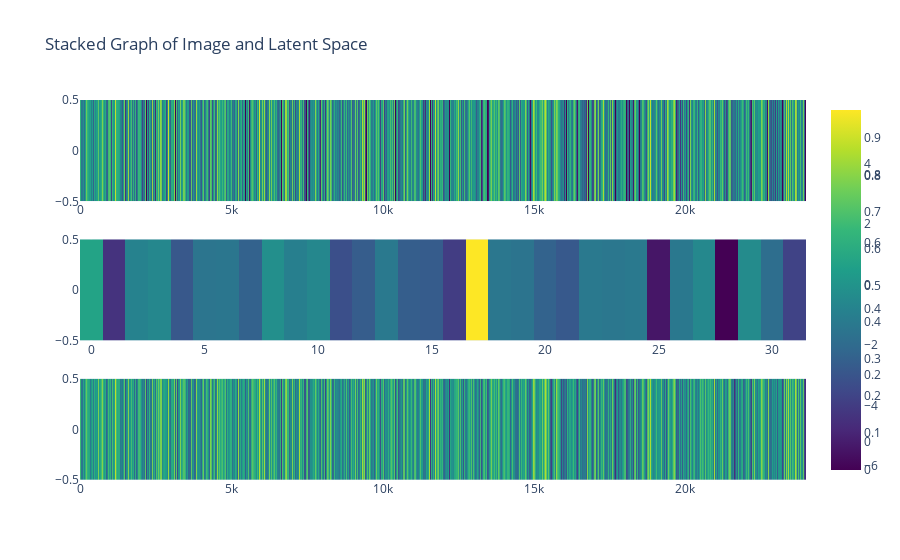

Notebook source saved alongside this figure:
### Markdown cell above
### some diagnosis

### Code cell
importlib.reload(visualisation) # to allow modification of the script without restarting the whole session
visualisation.plot_single_obs_processing(x_train, autoencoder)

### Figure 1 — Plotly figure (JSON) as saved in the notebook; plotly's stock layout.template omitted (floating-point values rounded to 4 significant figures; data arrays with more than 128 entries replaced by an {"elided": "..."} marker saying what was removed)
{"data": [{"colorscale": [[0, "#440154"], [0.1111, "#482878"], [0.2222, "#3e4989"], [0.3333, "#31688e"], [0.4444, "#26828e"], [0.5556, "#1f9e89"], [0.6667, "#35b779"], [0.7778, "#6ece58"], [0.8889, "#b5de2b"], [1, "#fde725"]], "type": "heatmap", "xaxis": "x", "yaxis": "y", "z": {"elided": "1x23989 float values"}}, {"colorscale": [[0, "#440154"], [0.1111, "#482878"], [0.2222, "#3e4989"], [0.3333, "#31688e"], [0.4444, "#26828e"], [0.5556, "#1f9e89"], [0.6667, "#35b779"], [0.7778, "#6ece58"], [0.8889, "#b5de2b"], [1, "#fde725"]], "type": "heatmap", "xaxis": "x2", "yaxis": "y2", "z": [[0.7253, -4.367, -0.8289, -0.6127, -2.852, -1.522, -1.444, -2.404, -0.2424, -1.014, -0.621, -3.225, -2.641, -1.301, -2.584, -2.683, -3.962, 5.769, -1.423, -1.551, -2.377, -2.816, -1.291, -1.404, -1.278, -5.42, -1.368, -0.5734, -6.128, -0.3928, -1.841, -3.733]]}, {"colorscale": [[0, "#440154"], [0.1111, "#482878"], [0.2222, "#3e4989"], [0.3333, "#31688e"], [0.4444, "#26828e"], [0.5556, "#1f9e89"], [0.6667, "#35b779"], [0.7778, "#6ece58"], [0.8889, "#b5de2b"], [1, "#fde725"]], "type": "heatmap", "xaxis": "x3", "yaxis": "y3", "z": {"elided": "1x23989 float values"}}], "layout": {"showlegend": false, "title": {"text": "Stacked Graph of Image and Latent Space"}, "xaxis": {"anchor": "y", "domain": [0, 1]}, "xaxis2": {"anchor": "y2", "domain": [0, 1]}, "xaxis3": {"anchor": "y3", "domain": [0, 1]}, "yaxis": {"anchor": "x", "domain": [0.7333, 1]}, "yaxis2": {"anchor": "x2", "domain": [0.3667, 0.6333]}, "yaxis3": {"anchor": "x3", "domain": [0, 0.2667]}}}
